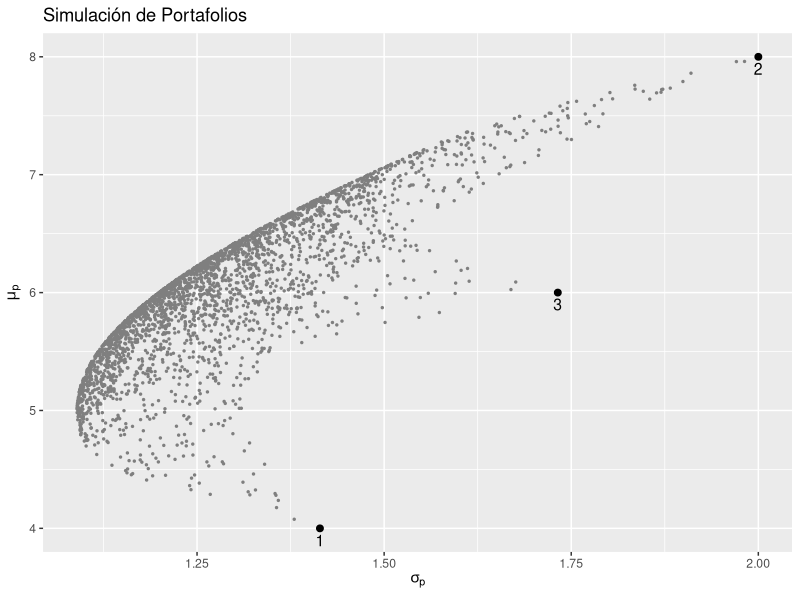
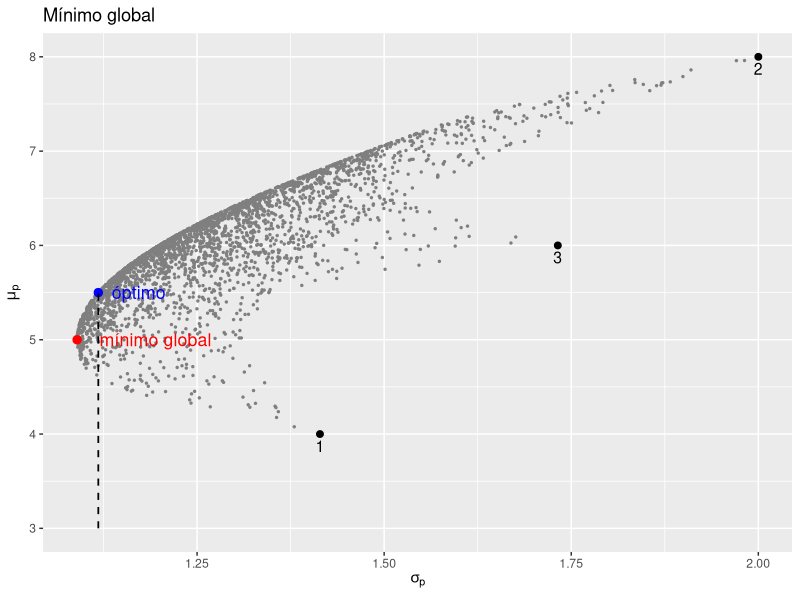

Write the R code that produced these figures, in order.
#=========================================================
#     Portafolio con 3 activos (2025/10/07)
# =========================================================

library(ggplot2)

# 1. Datos

i <- matrix(c(1, 1, 1), 3); i
mu <- matrix(c(4, 8, 6), 3); mu
S <- matrix(c(2, 1, 0, 1, 4, 1, 0, 1, 3), 3); S


# 2. Simulación de Portafolios

P <- matrix(runif(9000, min = 0, max = 100), ncol = 3)
W = P / rowSums(P)

risk <- c()
for (j in 1 : 3000){
  risk[j] <- sqrt(W[j, ] %*% S %*% t(W)[ ,j])
}
mu.p <- mu[1,1] * W[ ,1] + mu[2,1] * W[ ,2] + mu[3,1] * W[ ,3]

p <- ggplot(data.frame(risk, mu.p), aes(x = risk, y = mu.p)) +
  geom_point(size = 0.5, colour = "grey50") +
  labs(title = "Simulación de Portafolios",
       x = expression(sigma[p]),
       y = expression(mu[p]))

p.1 <- p + 
  annotate('point', x = sqrt(S[1,1]), y = mu[1,1], size = 2, colour = "black") +
  annotate('text', x = sqrt(S[1,1]), y = mu[1,1], label = "1", size = 4,
           hjust = 0.5, vjust = 1.5) +
  annotate('point', x = sqrt(S[2,2]), y = mu[2,1], size = 2, colour = "black") +
  annotate('text', x = sqrt(S[2,2]), y = mu[2,1], label = "2", size = 4,
           hjust = 0.5, vjust = 1.5) +  # arriba
  annotate('point', x = sqrt(S[3,3]), y = mu[3,1], size = 2, colour = "black") +
  annotate('text', x = sqrt(S[3,3]), y = mu[3,1], label = "3", size = 4,
           hjust = 0.5, vjust = 1.5)

p.1

# 2. Portafolios equitativo

W.eq <- matrix(c(rep(1,3)/ 3), 3); W.eq
retorno <- c( t(W.eq) %*% mu ); retorno
s.eq <- sqrt(t(W.eq) %*% S %*% W.eq); s.eq


# 3. Portafolio mínimo global y retorno dado

A <- c(t(i) %*% solve(S) %*% i); A
B <- c(t(i) %*% solve(S) %*% mu); B
C <- c(t(mu) %*% solve(S) %*% mu); C
D <- A * C - B^2; D

Si <- solve(S) %*% i; Si
Su <- solve(S) %*% mu; Su

# Mínimo global
w.g <- Si / A; w.g
s.g <- 1 / sqrt(A); s.g
mu.g <- t(w.g) %*% mu; mu.g


# Mínimo retorno 5.5

mu.bar <- 5.5
W <- ((C - mu.bar * B) / D) * Si + ((mu.bar * A - B) / D) * Su; W
a <- sqrt((mu.bar^2 * A - 2 * mu.bar * B + C) / D); a

sqrt(t(W) %*% S %*% W)


# 4. Portafolio mínimo global y retorno dado

p.1 + 
  annotate('point', x = s.g, y = mu.g, size = 2.5, colour = "red") +
  annotate('text', x = s.g, y = mu.g, label = "mínimo global",
           size = 4.5, colour = "red", hjust = -0.2, vjust = 0.5) +
  annotate('point', x = a, y = mu.bar, size = 2.5, colour = "blue") +
  annotate('text', x = a, y = mu.bar, label = "óptimo",
           size = 4.5, colour = "blue", hjust = -0.25, vjust = 0.5) +
  annotate('segment', x = a, y = 3, xend = a, yend = 5.5,
           lwd = 0.6, colour = "black", linetype = "dashed") +
  ggtitle("Mínimo global")
